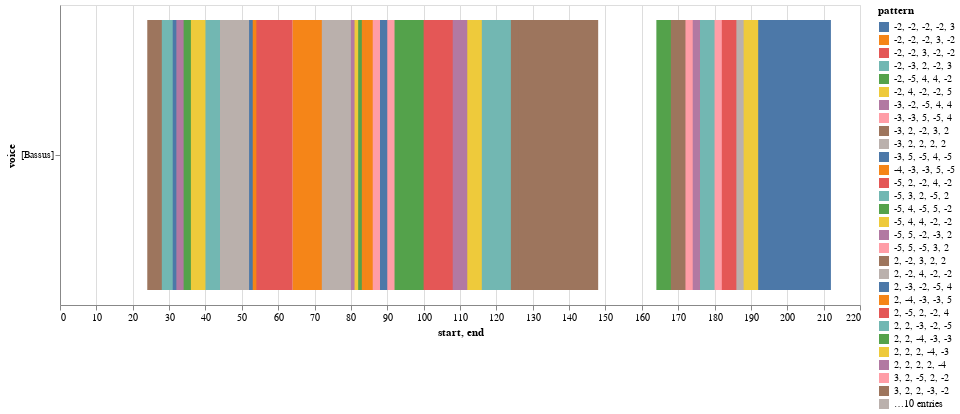
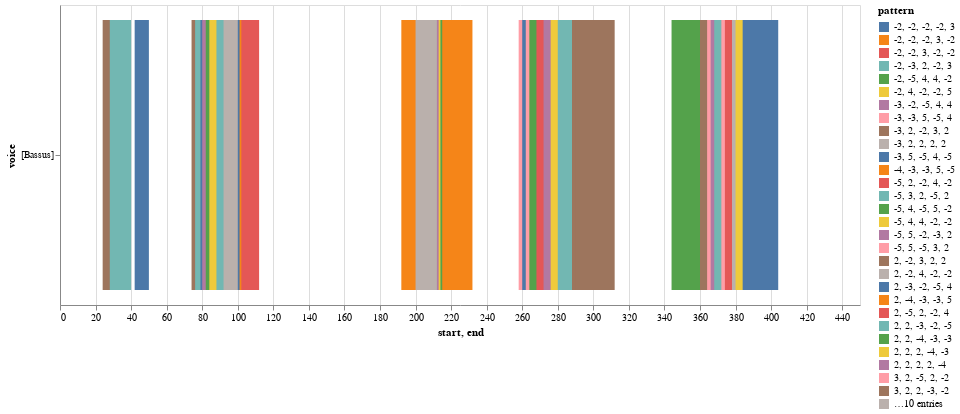
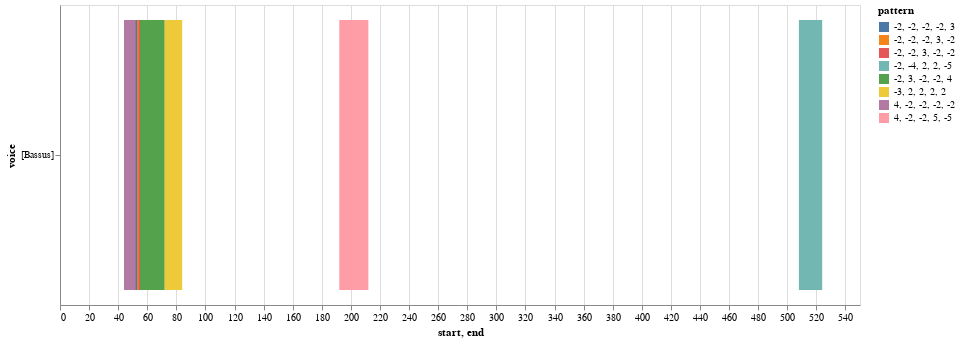
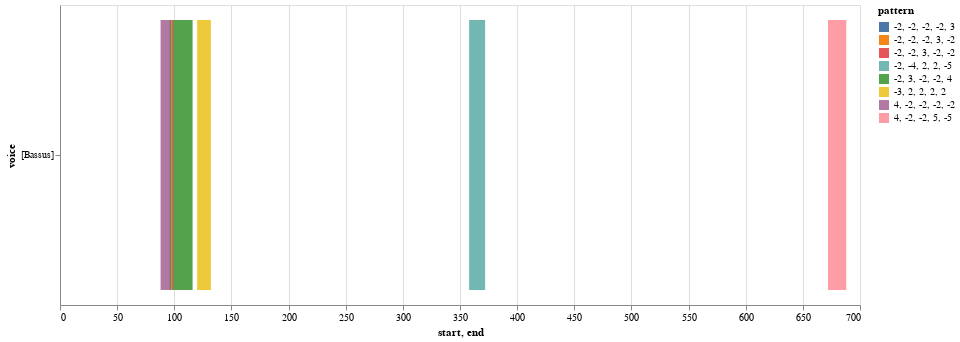

Notebook source saved alongside these figures, in order:
### Code cell
# select the model from the list
model = piece_list[0]
prefix = 'https://crimproject.org/mei/' 
#prefix = 'Music_Files/'
url = prefix + model
model = importScore(url)

nr = model.notes(combineUnisons=combineUnisons)
nr = nr.iloc[:, 3].to_frame()
#nr = nr['[Bassus]'].to_frame()
mel = model.melodic(df=nr, kind=kind, compound=False, unit=0, end=False)
mod_mel_ngrams = model.ngrams(df=mel, n=n)
mod_mel_ngrams_duration = model.durations(df=mel, n=n, mask_df=mod_mel_ngrams) #mask_df=mod_entry_ngrams)
#this doesnt work for some reason: mod_mel_ngrams_duration = model.durations(df=mod_mel_ngrams, n=n)
mod_entries_stack = list(mod_mel_ngrams.stack().unique()) 

# find entries mass movements:
mass_movements = piece_list[1:6]

for movement in mass_movements:
    
    prefix = 'https://crimproject.org/mei/' 
    #prefix = 'Music_Files/'
    url = prefix + movement
    m_movement = importScore(url)
    nr = m_movement.notes(combineUnisons=combineUnisons)
    #nr = nr['[Bassus]'].to_frame()
    nr = nr.iloc[:, 3].to_frame()
    mel = m_movement.melodic(df=nr, kind=kind, compound=False, unit=0, end=False)
    mass_mvmt_mel_ngrams = m_movement.ngrams(df=mel, n=n) 
    mass_mvmt_mel_ngrams_duration = m_movement.durations(df=mel, n=n, mask_df=mass_mvmt_mel_ngrams) 
    # this doesn't work for some reason: mask_df=mass_mvmt_entries) #mass_mvmt_mel_ngrams_duration = m_movement.durations(df=mass_mvmt_mel_ngrams, n=n) 
    mass_mvmt_entries_stack = mass_mvmt_mel_ngrams.stack()

    # find shared entries
    shared_entries = list(set(mass_mvmt_entries_stack).intersection(mod_entries_stack))
    
    #print model metadata and chart
    print(model.metadata)

    display(viz.plot_ngrams_heatmap(mod_mel_ngrams, mod_mel_ngrams_duration, 
                        selected_patterns=shared_entries,
                        voices=[])) #.plot_ngrams_heatmap(entry_ngrams,


    # print mass movement metadata and chart
    print(m_movement.metadata)
    display(viz.plot_ngrams_heatmap(mass_mvmt_mel_ngrams, mass_mvmt_mel_ngrams_duration, 
                                selected_patterns=shared_entries,
                                voices=[])) #.plot_ngrams_heatmap(mass_mvmt_entries,

### Figure 1 — Vega-Lite specification as saved in the notebook (floating-point values rounded to 4 significant figures)
{"config": {"view": {"continuousWidth": 400, "continuousHeight": 300}}, "data": {"name": "data-d428d8ca7b57d53468ae5453fd215a50"}, "mark": "bar", "encoding": {"color": {"field": "pattern", "type": "nominal"}, "opacity": {"condition": {"value": 1, "selection": "selector019"}, "value": 0.2}, "tooltip": [{"field": "start", "type": "quantitative"}, {"field": "end", "type": "quantitative"}, {"field": "pattern", "type": "nominal"}], "x": {"field": "start", "type": "quantitative"}, "x2": {"field": "end"}, "y": {"field": "voice", "sort": null, "type": "nominal"}}, "height": 300, "selection": {"selector019": {"type": "multi", "fields": ["pattern"]}}, "width": 800, "$schema": "https://vega.github.io/schema/vega-lite/v4.17.0.json", "datasets": {"data-d428d8ca7b57d53468ae5453fd215a50": [{"start": 24.0, "voice": "[Bassus]", "pattern": "3, 2, 2, -3, -2", "end": 36.0}, {"start": 28.0, "voice": "[Bassus]", "pattern": "2, 2, -3, -2, -5", "end": 40.0}, {"start": 31.0, "voice": "[Bassus]", "pattern": "2, -3, -2, -5, 4", "end": 44.0}, {"start": 32.0, "voice": "[Bassus]", "pattern": "-3, -2, -5, 4, 4", "end": 52.0}, {"start": 34.0, "voice": "[Bassus]", "pattern": "-2, -5, 4, 4, -2", "end": 53.0}, {"start": 36.0, "voice": "[Bassus]", "pattern": "-5, 4, 4, -2, -2", "end": 54.0}, {"start": 40.0, "voice": "[Bassus]", "pattern": "4, 4, -2, -2, -2", "end": 55.0}, {"start": 44.0, "voice": "[Bassus]", "pattern": "4, -2, -2, -2, -2", "end": 56.0}, {"start": 52.0, "voice": "[Bassus]", "pattern": "-2, -2, -2, -2, 3", "end": 58.0}, {"start": 53.0, "voice": "[Bassus]", "pattern": "-2, -2, -2, 3, -2", "end": 60.0}, {"start": 54.0, "voice": "[Bassus]", "pattern": "-2, -2, 3, -2, -2", "end": 64.0}, {"start": 64.0, "voice": "[Bassus]", "pattern": "4, -3, 2, 2, 2", "end": 83.0}, {"start": 72.0, "voice": "[Bassus]", "pattern": "-3, 2, 2, 2, 2", "end": 84.0}, {"start": 80.0, "voice": "[Bassus]", "pattern": "2, 2, 2, 2, -4", "end": 86.0}, {"start": 81.0, "voice": "[Bassus]", "pattern": "2, 2, 2, -4, -3", "end": 88.0}, {"start": 82.0, "voice": "[Bassus]", "pattern": "2, 2, -4, -3, -3", "end": 90.0}, {"start": 83.0, "voice": "[Bassus]", "pattern": "2, -4, -3, -3, 5", "end": 92.0}, {"start": 84.0, "voice": "[Bassus]", "pattern": "-4, -3, -3, 5, -5", "end": 100.0}, {"start": 86.0, "voice": "[Bassus]", "pattern": "-3, -3, 5, -5, 4", "end": 108.0}, {"start": 88.0, "voice": "[Bassus]", "pattern": "-3, 5, -5, 4, -5", "end": 112.0}, {"start": 90.0, "voice": "[Bassus]", "pattern": "5, -5, 4, -5, 5", "end": 116.0}, {"start": 92.0, "voice": "[Bassus]", "pattern": "-5, 4, -5, 5, -2", "end": 124.0}, {"start": 100.0, "voice": "[Bassus]", "pattern": "4, -5, 5, -2, -3", "end": 126.0}, {"start": 108.0, "voice": "[Bassus]", "pattern": "-5, 5, -2, -3, 2", "end": 128.0}, {"start": 112.0, "voice": "[Bassus]", "pattern": "5, -2, -3, 2, -2", "end": 132.0}, {"start": 116.0, "voice": "[Bassus]", "pattern": "-2, -3, 2, -2, 3", "end": 140.0}, {"start": 124.0, "voice": "[Bassus]", "pattern": "-3, 2, -2, 3, 2", "end": 146.0}, {"start": 126.0, "voice": "[Bassus]", "pattern": "2, -2, 3, 2, 2", "end": 148.0}, {"start": 164.0, "voice": "[Bassus]", "pattern": "4, 5, -5, 5, -5", "end": 180.0}, {"start": 168.0, "voice": "[Bassus]", "pattern": "5, -5, 5, -5, 3", "end": 182.0}, {"start": 172.0, "voice": "[Bassus]", "pattern": "-5, 5, -5, 3, 2", "end": 184.0}, {"start": 174.0, "voice": "[Bassus]", "pattern": "5, -5, 3, 2, -5", "end": 186.0}, {"start": 176.0, "voice": "[Bassus]", "pattern": "-5, 3, 2, -5, 2", "end": 188.0}, {"start": 180.0, "voice": "[Bassus]", "pattern": "3, 2, -5, 2, -2", "end": 192.0}, {"start": 182.0, "voice": "[Bassus]", "pattern": "2, -5, 2, -2, 4", "end": 200.0}, {"start": 184.0, "voice": "[Bassus]", "pattern": "-5, 2, -2, 4, -2", "end": 206.0}, {"start": 186.0, "voice": "[Bassus]", "pattern": "2, -2, 4, -2, -2", "end": 207.0}, {"start": 188.0, "voice": "[Bassus]", "pattern": "-2, 4, -2, -2, 5", "end": 208.0}, {"start": 192.0, "voice": "[Bassus]", "pattern": "4, -2, -2, 5, -5", "end": 212.0}]}}

### Figure 2 — Vega-Lite specification as saved in the notebook (floating-point values rounded to 4 significant figures)
{"config": {"view": {"continuousWidth": 400, "continuousHeight": 300}}, "data": {"name": "data-963c97b57a7382821df76d3a2eaa8022"}, "mark": "bar", "encoding": {"color": {"field": "pattern", "type": "nominal"}, "opacity": {"condition": {"value": 1, "selection": "selector020"}, "value": 0.2}, "tooltip": [{"field": "start", "type": "quantitative"}, {"field": "end", "type": "quantitative"}, {"field": "pattern", "type": "nominal"}], "x": {"field": "start", "type": "quantitative"}, "x2": {"field": "end"}, "y": {"field": "voice", "sort": null, "type": "nominal"}}, "height": 300, "selection": {"selector020": {"type": "multi", "fields": ["pattern"]}}, "width": 800, "$schema": "https://vega.github.io/schema/vega-lite/v4.17.0.json", "datasets": {"data-963c97b57a7382821df76d3a2eaa8022": [{"start": 24.0, "voice": "[Bassus]", "pattern": "3, 2, 2, -3, -2", "end": 36.0}, {"start": 28.0, "voice": "[Bassus]", "pattern": "2, 2, -3, -2, -5", "end": 40.0}, {"start": 42.0, "voice": "[Bassus]", "pattern": "-2, -2, -2, -2, 3", "end": 50.0}, {"start": 74.0, "voice": "[Bassus]", "pattern": "3, 2, 2, -3, -2", "end": 84.0}, {"start": 76.0, "voice": "[Bassus]", "pattern": "2, 2, -3, -2, -5", "end": 88.0}, {"start": 79.0, "voice": "[Bassus]", "pattern": "2, -3, -2, -5, 4", "end": 92.0}, {"start": 80.0, "voice": "[Bassus]", "pattern": "-3, -2, -5, 4, 4", "end": 100.0}, {"start": 82.0, "voice": "[Bassus]", "pattern": "-2, -5, 4, 4, -2", "end": 101.0}, {"start": 84.0, "voice": "[Bassus]", "pattern": "-5, 4, 4, -2, -2", "end": 102.0}, {"start": 88.0, "voice": "[Bassus]", "pattern": "4, 4, -2, -2, -2", "end": 103.0}, {"start": 92.0, "voice": "[Bassus]", "pattern": "4, -2, -2, -2, -2", "end": 104.0}, {"start": 100.0, "voice": "[Bassus]", "pattern": "-2, -2, -2, -2, 3", "end": 106.0}, {"start": 101.0, "voice": "[Bassus]", "pattern": "-2, -2, -2, 3, -2", "end": 108.0}, {"start": 102.0, "voice": "[Bassus]", "pattern": "-2, -2, 3, -2, -2", "end": 112.0}, {"start": 192.0, "voice": "[Bassus]", "pattern": "4, -3, 2, 2, 2", "end": 215.0}, {"start": 200.0, "voice": "[Bassus]", "pattern": "-3, 2, 2, 2, 2", "end": 216.0}, {"start": 212.0, "voice": "[Bassus]", "pattern": "2, 2, 2, 2, -4", "end": 218.0}, {"start": 213.0, "voice": "[Bassus]", "pattern": "2, 2, 2, -4, -3", "end": 220.0}, {"start": 214.0, "voice": "[Bassus]", "pattern": "2, 2, -4, -3, -3", "end": 222.0}, {"start": 215.0, "voice": "[Bassus]", "pattern": "2, -4, -3, -3, 5", "end": 224.0}, {"start": 216.0, "voice": "[Bassus]", "pattern": "-4, -3, -3, 5, -5", "end": 232.0}, {"start": 258.0, "voice": "[Bassus]", "pattern": "-3, -3, 5, -5, 4", "end": 272.0}, {"start": 260.0, "voice": "[Bassus]", "pattern": "-3, 5, -5, 4, -5", "end": 276.0}, {"start": 262.0, "voice": "[Bassus]", "pattern": "5, -5, 4, -5, 5", "end": 280.0}, {"start": 264.0, "voice": "[Bassus]", "pattern": "-5, 4, -5, 5, -2", "end": 288.0}, {"start": 268.0, "voice": "[Bassus]", "pattern": "4, -5, 5, -2, -3", "end": 290.0}, {"start": 272.0, "voice": "[Bassus]", "pattern": "-5, 5, -2, -3, 2", "end": 292.0}, {"start": 276.0, "voice": "[Bassus]", "pattern": "5, -2, -3, 2, -2", "end": 296.0}, {"start": 280.0, "voice": "[Bassus]", "pattern": "-2, -3, 2, -2, 3", "end": 304.0}, {"start": 288.0, "voice": "[Bassus]", "pattern": "-3, 2, -2, 3, 2", "end": 310.0}, {"start": 290.0, "voice": "[Bassus]", "pattern": "2, -2, 3, 2, 2", "end": 312.0}, {"start": 344.0, "voice": "[Bassus]", "pattern": "4, 5, -5, 5, -5", "end": 372.0}, {"start": 360.0, "voice": "[Bassus]", "pattern": "5, -5, 5, -5, 3", "end": 374.0}, {"start": 364.0, "voice": "[Bassus]", "pattern": "-5, 5, -5, 3, 2", "end": 376.0}, {"start": 366.0, "voice": "[Bassus]", "pattern": "5, -5, 3, 2, -5", "end": 378.0}, {"start": 368.0, "voice": "[Bassus]", "pattern": "-5, 3, 2, -5, 2", "end": 380.0}, {"start": 372.0, "voice": "[Bassus]", "pattern": "3, 2, -5, 2, -2", "end": 384.0}, {"start": 374.0, "voice": "[Bassus]", "pattern": "2, -5, 2, -2, 4", "end": 392.0}, {"start": 376.0, "voice": "[Bassus]", "pattern": "-5, 2, -2, 4, -2", "end": 398.0}, {"start": 378.0, "voice": "[Bassus]", "pattern": "2, -2, 4, -2, -2", "end": 399.0}, {"start": 380.0, "voice": "[Bassus]", "pattern": "-2, 4, -2, -2, 5", "end": 400.0}, {"start": 384.0, "voice": "[Bassus]", "pattern": "4, -2, -2, 5, -5", "end": 404.0}]}}

### Figure 3 — Vega-Lite specification as saved in the notebook (floating-point values rounded to 4 significant figures)
{"config": {"view": {"continuousWidth": 400, "continuousHeight": 300}}, "data": {"name": "data-c6d624377dcb3432d67c59642ecc8dac"}, "mark": "bar", "encoding": {"color": {"field": "pattern", "type": "nominal"}, "opacity": {"condition": {"value": 1, "selection": "selector021"}, "value": 0.2}, "tooltip": [{"field": "start", "type": "quantitative"}, {"field": "end", "type": "quantitative"}, {"field": "pattern", "type": "nominal"}], "x": {"field": "start", "type": "quantitative"}, "x2": {"field": "end"}, "y": {"field": "voice", "sort": null, "type": "nominal"}}, "height": 300, "selection": {"selector021": {"type": "multi", "fields": ["pattern"]}}, "width": 800, "$schema": "https://vega.github.io/schema/vega-lite/v4.17.0.json", "datasets": {"data-c6d624377dcb3432d67c59642ecc8dac": [{"start": 44.0, "voice": "[Bassus]", "pattern": "4, -2, -2, -2, -2", "end": 56.0}, {"start": 52.0, "voice": "[Bassus]", "pattern": "-2, -2, -2, -2, 3", "end": 58.0}, {"start": 53.0, "voice": "[Bassus]", "pattern": "-2, -2, -2, 3, -2", "end": 60.0}, {"start": 54.0, "voice": "[Bassus]", "pattern": "-2, -2, 3, -2, -2", "end": 64.0}, {"start": 55.0, "voice": "[Bassus]", "pattern": "-2, 3, -2, -2, 4", "end": 72.0}, {"start": 72.0, "voice": "[Bassus]", "pattern": "-3, 2, 2, 2, 2", "end": 84.0}, {"start": 192.0, "voice": "[Bassus]", "pattern": "4, -2, -2, 5, -5", "end": 212.0}, {"start": 508.0, "voice": "[Bassus]", "pattern": "-2, -4, 2, 2, -5", "end": 524.0}]}}

### Figure 4 — Vega-Lite specification as saved in the notebook (floating-point values rounded to 4 significant figures)
{"config": {"view": {"continuousWidth": 400, "continuousHeight": 300}}, "data": {"name": "data-d1f0fe916bc0c9f216aff5c07079f363"}, "mark": "bar", "encoding": {"color": {"field": "pattern", "type": "nominal"}, "opacity": {"condition": {"value": 1, "selection": "selector022"}, "value": 0.2}, "tooltip": [{"field": "start", "type": "quantitative"}, {"field": "end", "type": "quantitative"}, {"field": "pattern", "type": "nominal"}], "x": {"field": "start", "type": "quantitative"}, "x2": {"field": "end"}, "y": {"field": "voice", "sort": null, "type": "nominal"}}, "height": 300, "selection": {"selector022": {"type": "multi", "fields": ["pattern"]}}, "width": 800, "$schema": "https://vega.github.io/schema/vega-lite/v4.17.0.json", "datasets": {"data-d1f0fe916bc0c9f216aff5c07079f363": [{"start": 88.0, "voice": "[Bassus]", "pattern": "4, -2, -2, -2, -2", "end": 100.0}, {"start": 96.0, "voice": "[Bassus]", "pattern": "-2, -2, -2, -2, 3", "end": 102.0}, {"start": 97.0, "voice": "[Bassus]", "pattern": "-2, -2, -2, 3, -2", "end": 104.0}, {"start": 98.0, "voice": "[Bassus]", "pattern": "-2, -2, 3, -2, -2", "end": 108.0}, {"start": 99.0, "voice": "[Bassus]", "pattern": "-2, 3, -2, -2, 4", "end": 116.0}, {"start": 120.0, "voice": "[Bassus]", "pattern": "-3, 2, 2, 2, 2", "end": 132.0}, {"start": 358.0, "voice": "[Bassus]", "pattern": "-2, -4, 2, 2, -5", "end": 372.0}, {"start": 672.0, "voice": "[Bassus]", "pattern": "4, -2, -2, 5, -5", "end": 688.0}]}}
